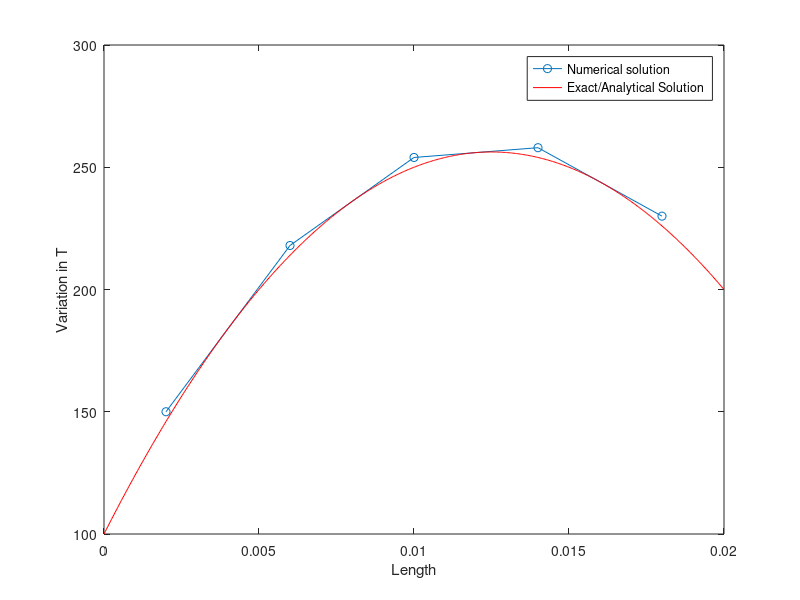

The MATLAB script that drew this image:
%Steady State 1D Heat Conduction with Source -> using Finite Volume Method (FVM)

clear all; clc;

%Following SI Units

%Known Values
L = 0.02; %Length of the domain (or rod in this case)
n = 5; %Number of Control Volumes(CVs) considered
dx = L/n; %Grid Spacing %Assumed Uniform Grid spacing

%Thermal Conductivity - Assumed constant throught the domain
k = 0.5;
ke = 0.5;
kw = 0.5;
q = 1000*1000; %Uniform Heat Generation

%Boundary Conditions
%Temperature - in degree celsius
TA = 100;
TB = 200;

%Calculated Constants
aw = kw/dx;
ae = ke/dx;

%Mesh Creation
x = dx/2:dx:L;
N = length(x);

%Matrices Creation
A = zeros(N,N); %Coefficient Matrix
b = zeros(N,1); %Constants' Matrix

%Algorithm
for i=1:N
    if x(i) == min(x) %For Boundary Point-1 (Left most Node)
        A(i,i) = ae + 2*(kw/dx);
        A(i,i+1) = -ae;
        b(i,1) = q*dx + 2*(kw/dx)*TA;
    elseif x(i) == max(x) %For Boundary Point-2 (Right most Node)
        A(i,i) = aw + 2*(ke/dx);
        A(i,i-1) = -aw;
        b(i,1) = q*dx + 2*(ke/dx)*TB;
    else %For all Internal Nodes
        A(i,i) = ae + aw;
        A(i,i+1) = -ae;
        A(i,i-1) = -aw;
        b(i,1) = q*dx;
    end
end

%Final results
A %Coefficient Tri-Diagonal Matrix
b %Constant Matrix
T = A\b %Displays the Temperature matrix after solving

%Plots and comparison between Analytical/Exact & Numerical solution curves
y = linspace(0,L,500);
Te = TA + y.*(((TB-TA)/L)+(q/(2*k)).*(L-y)); %Exact solution (Analytical) for Temperature
plot(x,T,'o-',y,Te,'r')
xlabel('Length')
ylabel('Variation in T')
legend('Numerical solution','Exact/Analytical Solution')
